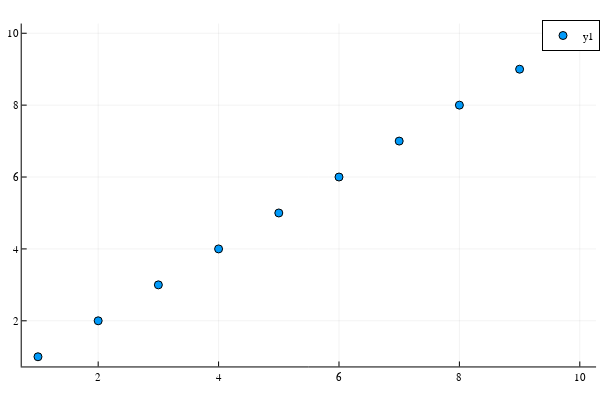

The notebook cell saved with this chart:
### Code cell
scatter(1:10)

### Figure 1 — Plotly figure (JSON) as saved in the notebook; plotly's stock layout.template omitted (floating-point values rounded to 4 significant figures)
{"data": [{"colorbar": {"title": {"text": ""}}, "legendgroup": "y1", "marker": {"color": "rgba(0, 154, 250, 1.000)", "line": {"color": "rgba(0, 0, 0, 1)", "width": 1}, "size": 8, "symbol": "circle"}, "mode": "markers", "name": "y1", "showlegend": true, "type": "scatter", "x": [1, 2, 3, 4, 5, 6, 7, 8, 9, 10], "xaxis": "x", "y": [1, 2, 3, 4, 5, 6, 7, 8, 9, 10], "yaxis": "y", "zmax": null, "zmin": null}], "layout": {"annotations": [], "height": 400, "legend": {"bgcolor": "rgba(255, 255, 255, 1.000)", "bordercolor": "rgba(0, 0, 0, 1)", "borderwidth": 1, "font": {"color": "rgba(0, 0, 0, 1)", "family": "sans-serif", "size": 11}, "title": {"font": {"color": "rgba(0, 0, 0, 1)", "family": "sans-serif", "size": 15}, "text": ""}, "tracegroupgap": 0, "traceorder": "normal", "x": 1, "xanchor": "auto", "y": 1, "yanchor": "auto"}, "margin": {"b": 20, "l": 0, "r": 0, "t": 20}, "paper_bgcolor": "rgba(255, 255, 255, 1.000)", "plot_bgcolor": "rgba(255, 255, 255, 1.000)", "showlegend": true, "width": 600, "xaxis": {"anchor": "y", "domain": [0.03619, 0.9934], "gridcolor": "rgba(0, 0, 0, 0.1)", "gridwidth": 0.5, "linecolor": "rgba(0, 0, 0, 1)", "mirror": false, "range": [0.73, 10.27], "showgrid": true, "showline": true, "showticklabels": true, "tickangle": 0, "tickcolor": "rgb(0, 0, 0)", "tickfont": {"color": "rgba(0, 0, 0, 1)", "family": "sans-serif", "size": 11}, "tickmode": "array", "ticks": "inside", "ticktext": ["2", "4", "6", "8", "10"], "tickvals": [2, 4, 6, 8, 10], "title": {"font": {"color": "rgba(0, 0, 0, 1)", "family": "sans-serif", "size": 15}, "text": ""}, "type": "linear", "visible": true, "zeroline": false, "zerolinecolor": "rgba(0, 0, 0, 1)"}, "yaxis": {"anchor": "x", "domain": [0.03762, 0.9902], "gridcolor": "rgba(0, 0, 0, 0.1)", "gridwidth": 0.5, "linecolor": "rgba(0, 0, 0, 1)", "mirror": false, "range": [0.73, 10.27], "showgrid": true, "showline": true, "showticklabels": true, "tickangle": 0, "tickcolor": "rgb(0, 0, 0)", "tickfont": {"color": "rgba(0, 0, 0, 1)", "family": "sans-serif", "size": 11}, "tickmode": "array", "ticks": "inside", "ticktext": ["2", "4", "6", "8", "10"], "tickvals": [2, 4, 6, 8, 10], "title": {"font": {"color": "rgba(0, 0, 0, 1)", "family": "sans-serif", "size": 15}, "text": ""}, "type": "linear", "visible": true, "zeroline": false, "zerolinecolor": "rgba(0, 0, 0, 1)"}}}
